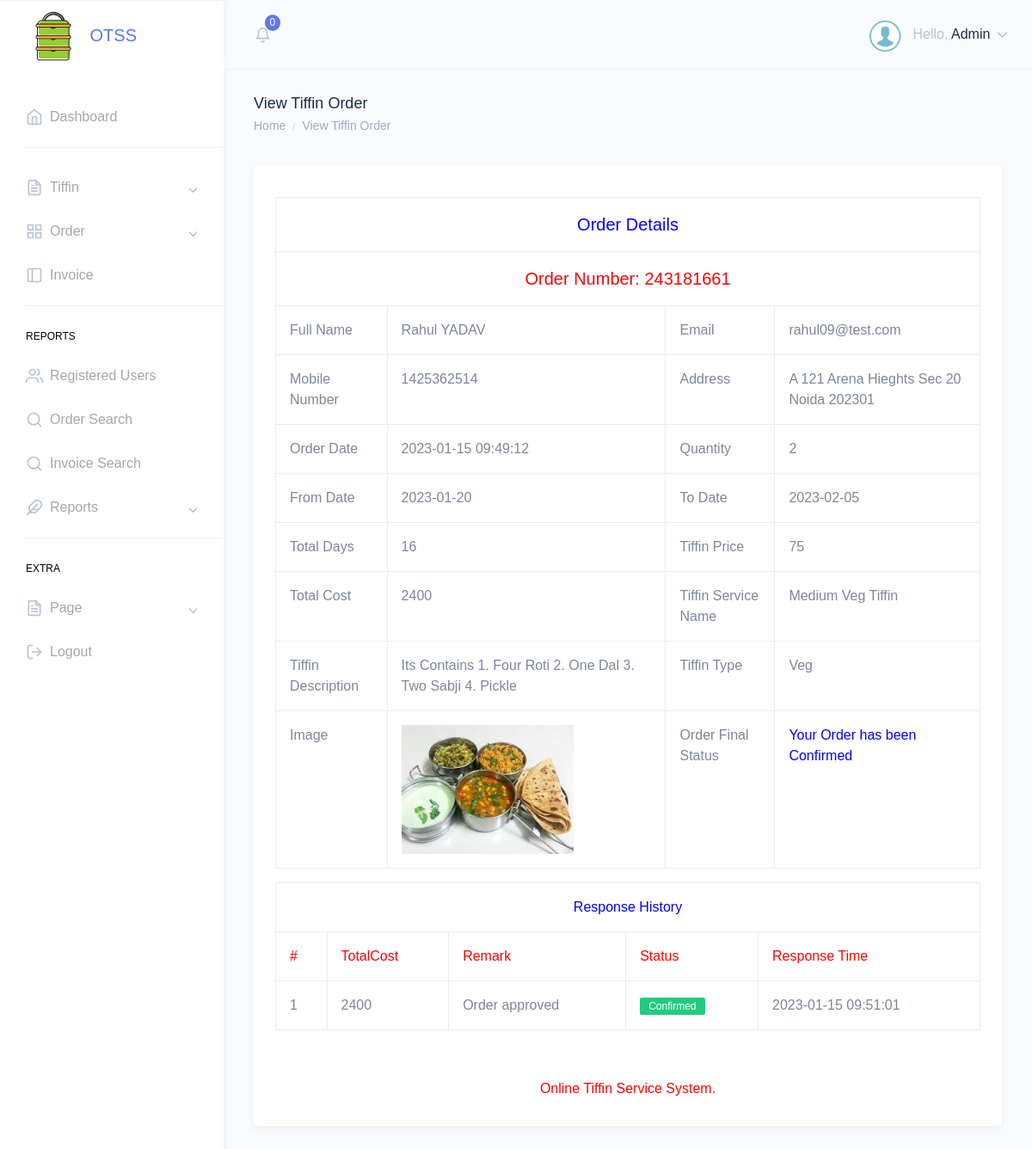
The app's page /otss/admin/view-order-detail.php?viewid=7 (signed in) with its own data.
### tables this page shows
CREATE TABLE `tblorder` (
  `ID` int(10) NOT NULL,
  `TiffinID` int(10) DEFAULT NULL,
  `UserID` int(5) NOT NULL,
  `OrderNumber` int(10) DEFAULT NULL,
  `FullName` varchar(120) DEFAULT NULL,
  `Email` varchar(200) DEFAULT NULL,
  `MobileNumber` bigint(10) DEFAULT NULL,
  `Quantity` int(10) DEFAULT NULL,
  `FromDate` varchar(200) DEFAULT NULL,
  `ToDate` varchar(200) DEFAULT NULL,
  `Time` varchar(50) DEFAULT NULL,
  `Address` mediumtext DEFAULT NULL,
  `OrderDate` timestamp NULL DEFAULT current_timestamp(),
  `TotalCost` varchar(200) NOT NULL,
  `Remark` varchar(200) NOT NULL,
  `Status` varchar(50) DEFAULT NULL,
  `UpdationDate` timestamp NULL DEFAULT NULL ON UPDATE current_timestamp()
);

CREATE TABLE `tbltiffin` (
  `ID` int(10) NOT NULL,
  `Type` varchar(120) DEFAULT NULL,
  `Title` varchar(200) NOT NULL,
  `Description` mediumtext DEFAULT NULL,
  `Cost` int(10) DEFAULT NULL,
  `Image` varchar(120) DEFAULT NULL,
  `PostDate` timestamp NULL DEFAULT current_timestamp()
);

### otss/admin/view-order-detail.php (the view, shortened to what this page needs)
<?php
include('includes/dbconnection.php');
if (strlen($_SESSION['otssaid']==0)) {
  header('location:logout.php');
  } else{
  ?>
<!DOCTYPE html>
<html dir="ltr" lang="en">
<head>
    <link href="assets/extra-libs/datatables.net-bs4/css/dataTables.bootstrap4.css" rel="stylesheet">
    <link href="dist/css/style.min.css" rel="stylesheet">
</head>
<body>
    <div id="main-wrapper" data-theme="light" data-layout="vertical" data-navbarbg="skin6" data-sidebartype="full" data-sidebar-position="fixed" data-header-position="fixed" data-boxed-layout="full">
         <?php include_once('includes/header.php');?>
        <?php include_once('includes/sidebar.php');?>
        <div class="page-wrapper">
            <div class="page-breadcrumb">
                <div class="row">
                    <div class="col-7 align-self-center">
                        <h4 class="page-title text-truncate text-dark font-weight-medium mb-1">View Tiffin Order</h4>
                        <div class="d-flex align-items-center">
                            <nav aria-label="breadcrumb">
                                <ol class="breadcrumb m-0 p-0">
                                    <li class="breadcrumb-item"><a href="dashboard.php" class="text-muted">Home</a></li>
                                    <li class="breadcrumb-item text-muted active" aria-current="page">View Tiffin Order</li>
                                </ol>
                            </nav>
                        </div>
                    </div>
                </div>
            </div>
            <div class="container-fluid">
                <div class="row">
                    <div class="col-12">
                        <div class="card">
                            <div class="card-body">
                                <div class="table-responsive">
                                    <table id="zero_config" class="table table-striped table-bordered no-wrap">
                                      <?php
                               $vid=$_GET['viewid'];
$sql="SELECT tblorder.ID,DATEDIFF(tblorder.ToDate,tblorder.FromDate) as ddf,tblorder.FullName,tblorder.Email,tblorder.MobileNumber,tblorder.Time,tblorder.Address,tblorder.OrderDate,tblorder.FromDate,tblorder.ToDate,tblorder.OrderNumber,tblorder.TotalCost,tblorder.Remark,tblorder.Status,tblorder.Quantity, tblorder.UpdationDate,tbltiffin.Type,tbltiffin.Title,tbltiffin.Description,tbltiffin.Cost,tbltiffin.Image from  tblorder join  tbltiffin on tbltiffin.ID=tblorder.TiffinID where tblorder.ID=:vid";
$query = $dbh -> prepare($sql);
$query-> bindParam(':vid', $vid, PDO::PARAM_STR);
$query->execute();
$results=$query->fetchAll(PDO::FETCH_OBJ);
if($query->rowCount() > 0)
{
foreach($results as $row)
{               ?>
                                <table border="1" class="table table-bordered">
 <tr align="center">
<td colspan="4" style="font-size:20px;color:blue">
 Order Details</td></tr>
<tr align="center">
<td colspan="4" style="font-size:20px;color:red">
 Order Number:   <?php  echo $row->OrderNumber;?></td></tr>
    <tr>
    <th scope>Full Name</th>
    <td><?php  echo $row->FullName;?></td>
    <th scope>Email</th>
    <td><?php  echo $row->Email;?></td>
  </tr>
  <tr>
    <th scope>Mobile Number</th>
    <td><?php  echo $row->MobileNumber;?></td>
    <th>Address</th>
    <td><?php  echo $row->Address;?></td>
  </tr>
  <tr>
    <th>Order Date</th>
    <td><?php  echo $row->OrderDate;?></td>
    <th>Quantity</th>
    <td><?php  echo $qty= $row->Quantity;?></td>
  </tr>
  <tr>
   <th>From Date</th>
    <td><?php  echo $row->FromDate;?></td>
    <th>To Date</th>
    <td><?php  echo $row->ToDate;?></td>
  </tr>
   <tr>
    <th>Total Days</th>
    <td><?php  echo $ddf=$row->ddf;?></td>
    <th>Tiffin Price</th>
    <td><?php  echo $tp=$row->Cost;?></td>
  <tr>
     <th>Total Cost</th>
    <td><?php  echo $tc=$ddf*$tp*$qty;?></td>
    <th>Tiffin Service Name</th>
    <td><?php  echo $row->Title;?></td>
  </tr>
  <tr>
    <th>Tiffin Description</th>
    <td><?php  echo $row->Description;?></td>
    <th>Tiffin Type</th>
    <td><?php  echo $row->Type;?></td>
  </tr>
  <tr>
    <th>Image</th>
    <td><img src="images/<?php echo $row->Image;?>" width="200" height="150" value="<?php  echo $row->Image;?>"></td>
    <th>Order Final Status</th>
    <td style="color: blue"> <?php  $status=$row->Status;
if($row->Status=="Confirmed")
{
  echo "Your Order has been Confirmed";
}
     ;?></td>
  </tr>
<?php }}?>
</table>
<?php  if($status!=''){
$ret="select * from tblorder  where tblorder.ID=:vid";
$query = $dbh -> prepare($ret);
$query-> bindParam(':vid', $vid, PDO::PARAM_STR);
$query->execute();
$results=$query->fetchAll(PDO::FETCH_OBJ);
$cnt=1;
 ?>
<table id="datatable" class="table table-bordered dt-responsive nowrap" style="border-collapse: collapse; border-spacing: 0; width: 100%;">
  <tr align="center">
   <th colspan="5" style="color: blue">Response History</th>
  </tr>
  <tr style="color: red">
    <th>#</th>
<th>TotalCost</th>
<th>Remark</th>
<th>Status</th>
<th>Response Time</th>
</tr>
<?php
if($query->rowCount() > 0)
{
foreach($results as $row)
{               ?>
<tr>
  <td><?php echo $cnt;?></td>
 <td><?php  echo $row->TotalCost;?></td>
  <td><?php  echo $row->Remark;?></td>
                                               <td class="font-w600">
                                                <?php $ostatus=$row->Status; if($row->Status==""){ ?>
<span class="badge badge-warning">  <?php echo "Not Updated Yet"; ?></span>
<?php } elseif($ostatus=='Canceled') { ?>
<span class="badge badge-danger">  <?php  echo htmlentities($row->Status);?></span>
<?php } else{ ?>
<span class="badge badge-success"><?php  echo htmlentities($row->Status);?></span>
<?php } ?>    </td>
   <td><?php  echo $row->UpdationDate;?></td>
</tr>
<?php $cnt=$cnt+1;}} }?>
</table>
                </div>
            </div>
         <?php include_once('includes/footer.php');?>
        </div>
    </div>
</body>
</html>
<?php }  ?>

### otss/admin/includes/header.php (shortened to what this page needs)
<header class="topbar" data-navbarbg="skin6">
            <nav class="navbar top-navbar navbar-expand-md">
                <div class="navbar-header" data-logobg="skin6">
                    <div class="navbar-brand">
                        <a href="dashboard.php">
                            <b class="logo-icon">
                                <img src="assets/images/logo-icon.png" alt="homepage" class="dark-logo" />
                            </b>
                           <strong>OTSS</strong>
                        </a>
                    </div>
                </div>
                <div class="navbar-collapse collapse" id="navbarSupportedContent">
                    <ul class="navbar-nav float-left mr-auto ml-3 pl-1">
                        <li class="nav-item dropdown">
                            <?php
                        $sql ="SELECT * from  tblorder where Status is null ";
$query = $dbh -> prepare($sql);
$query->execute();
$totneworder=$query->rowCount();
?>
                            <a class="nav-link dropdown-toggle pl-md-3 position-relative" href="javascript:void(0)"
                                id="bell" role="button" data-toggle="dropdown" aria-haspopup="true"
                                aria-expanded="false">
                                <span><i data-feather="bell" class="svg-icon"></i></span>
                                <span class="badge badge-primary notify-no rounded-circle"><?php echo htmlentities($totneworder);?></span>
                            </a>
                        </li>
                    </ul>
                    <ul class="navbar-nav float-right">
                        <li class="nav-item dropdown">
                            <a class="nav-link dropdown-toggle" href="javascript:void(0)" data-toggle="dropdown"
                                aria-haspopup="true" aria-expanded="false">
                                <img src="assets/images/users/images.png" alt="user" class="rounded-circle"
                                    width="40">
                                    <?php
$aid=$_SESSION['otssaid'];
$sql="SELECT AdminName,Email from  tbladmin where ID=:aid";
$query = $dbh -> prepare($sql);
$query->bindParam(':aid',$aid,PDO::PARAM_STR);
$query->execute();
$results=$query->fetchAll(PDO::FETCH_OBJ);
$cnt=1;
if($query->rowCount() > 0)
{
foreach($results as $row)
{               ?>
                                <span class="ml-2 d-none d-lg-inline-block"><span>Hello,</span> <span
                                        class="text-dark"><?php  echo $row->AdminName;?></span> <i data-feather="chevron-down"
                                        class="svg-icon"></i></span><?php $cnt=$cnt+1;}} ?>
                            </a>
                        </li>
                    </ul>
                </div>
            </nav>
        </header>

### records on screen
tblorder: OrderNumber "243181661", FullName "Rahul YADAV", Email "rahul09@test.com", MobileNumber "1425362514", Address "A 121 Arena Hieghts Sec 20 Noida 202301", OrderDate "2023-01-15 09:49:12", Quantity "2", FromDate "2023-01-20", ToDate "2023-02-05", ddf "16", TiffinID.Cost "75", qty "2400", TiffinID.Title "Medium Veg Tiffin", TiffinID.Description "Its Contains 1. Four Roti 2. One Dal 3. Two Sabji 4. Pickle", TiffinID.Type "Veg", TiffinID.Image (picture), shows "Your Order has been Confirmed", TotalCost "2400", Remark "Order approved", Status "Confirmed", UpdationDate "2023-01-15 09:51:01"

### other values on screen
$totneworder "0"
$row->AdminName "Admin"
